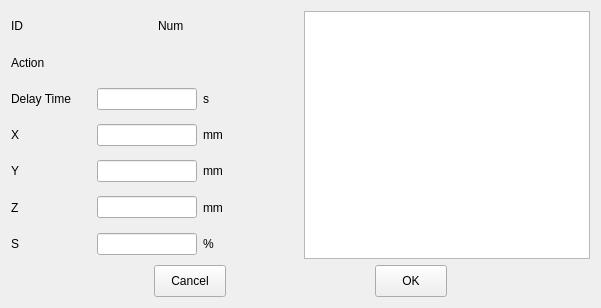
<?xml version="1.0" encoding="UTF-8"?>
<ui version="4.0">
 <class>ICHCEditorDialog</class>
 <widget class="QDialog" name="ICHCEditorDialog">
  <property name="geometry">
   <rect>
    <x>0</x>
    <y>0</y>
    <width>601</width>
    <height>308</height>
   </rect>
  </property>
  <property name="windowTitle">
   <string>Edit</string>
  </property>
  <property name="windowIcon">
   <iconset resource="../resource.qrc">
    <normaloff>:/resource/parameter.png</normaloff>:/resource/parameter.png</iconset>
  </property>
  <layout class="QVBoxLayout" name="verticalLayout_2">
   <item>
    <layout class="QHBoxLayout" name="horizontalLayout_9">
     <item>
      <layout class="QVBoxLayout" name="verticalLayout">
       <item>
        <layout class="QHBoxLayout" name="horizontalLayout">
         <item>
          <widget class="QLabel" name="label">
           <property name="text">
            <string>ID</string>
           </property>
          </widget>
         </item>
         <item>
          <widget class="QLabel" name="idLabel">
           <property name="text">
            <string/>
           </property>
          </widget>
         </item>
         <item>
          <widget class="QLabel" name="label_3">
           <property name="text">
            <string>Num</string>
           </property>
          </widget>
         </item>
         <item>
          <widget class="QLabel" name="numLabel">
           <property name="text">
            <string/>
           </property>
          </widget>
         </item>
        </layout>
       </item>
       <item>
        <layout class="QHBoxLayout" name="horizontalLayout_2">
         <item>
          <widget class="QLabel" name="label_2">
           <property name="text">
            <string>Action</string>
           </property>
          </widget>
         </item>
         <item>
          <widget class="QLabel" name="actionLabel">
           <property name="text">
            <string/>
           </property>
          </widget>
         </item>
        </layout>
       </item>
       <item>
        <layout class="QHBoxLayout" name="horizontalLayout_3">
         <item>
          <widget class="QLabel" name="label_4">
           <property name="minimumSize">
            <size>
             <width>80</width>
             <height>0</height>
            </size>
           </property>
           <property name="text">
            <string>Delay Time</string>
           </property>
          </widget>
         </item>
         <item>
          <widget class="ICLineEditWithVirtualNumericKeypad" name="delayTimeLineEdit">
           <property name="minimumSize">
            <size>
             <width>100</width>
             <height>0</height>
            </size>
           </property>
           <property name="maximumSize">
            <size>
             <width>100</width>
             <height>16777215</height>
            </size>
           </property>
          </widget>
         </item>
         <item>
          <widget class="QLabel" name="label_13">
           <property name="text">
            <string>s</string>
           </property>
          </widget>
         </item>
         <item>
          <spacer name="horizontalSpacer">
           <property name="orientation">
            <enum>Qt::Horizontal</enum>
           </property>
           <property name="sizeHint" stdset="0">
            <size>
             <width>40</width>
             <height>20</height>
            </size>
           </property>
          </spacer>
         </item>
        </layout>
       </item>
       <item>
        <layout class="QHBoxLayout" name="horizontalLayout_4">
         <item>
          <widget class="QLabel" name="label_5">
           <property name="minimumSize">
            <size>
             <width>80</width>
             <height>0</height>
            </size>
           </property>
           <property name="text">
            <string>X</string>
           </property>
          </widget>
         </item>
         <item>
          <widget class="ICLineEditWithVirtualNumericKeypad" name="xLineEdit">
           <property name="minimumSize">
            <size>
             <width>100</width>
             <height>0</height>
            </size>
           </property>
           <property name="maximumSize">
            <size>
             <width>100</width>
             <height>16777215</height>
            </size>
           </property>
          </widget>
         </item>
         <item>
          <widget class="QLabel" name="label_11">
           <property name="text">
            <string>mm</string>
           </property>
          </widget>
         </item>
         <item>
          <spacer name="horizontalSpacer_2">
           <property name="orientation">
            <enum>Qt::Horizontal</enum>
           </property>
           <property name="sizeHint" stdset="0">
            <size>
             <width>40</width>
             <height>20</height>
            </size>
           </property>
          </spacer>
         </item>
        </layout>
       </item>
       <item>
        <layout class="QHBoxLayout" name="horizontalLayout_5">
         <item>
          <widget class="QLabel" name="label_6">
           <property name="minimumSize">
            <size>
             <width>80</width>
             <height>0</height>
            </size>
           </property>
           <property name="text">
            <string>Y</string>
           </property>
          </widget>
         </item>
         <item>
          <widget class="ICLineEditWithVirtualNumericKeypad" name="yLineEdit">
           <property name="minimumSize">
            <size>
             <width>100</width>
             <height>0</height>
            </size>
           </property>
           <property name="maximumSize">
            <size>
             <width>100</width>
             <height>16777215</height>
            </size>
           </property>
          </widget>
         </item>
         <item>
          <widget class="QLabel" name="label_10">
           <property name="text">
            <string>mm</string>
           </property>
          </widget>
         </item>
         <item>
          <spacer name="horizontalSpacer_3">
           <property name="orientation">
            <enum>Qt::Horizontal</enum>
           </property>
           <property name="sizeHint" stdset="0">
            <size>
             <width>40</width>
             <height>20</height>
            </size>
           </property>
          </spacer>
         </item>
        </layout>
       </item>
       <item>
        <layout class="QHBoxLayout" name="horizontalLayout_6">
         <item>
          <widget class="QLabel" name="label_7">
           <property name="minimumSize">
            <size>
             <width>80</width>
             <height>0</height>
            </size>
           </property>
           <property name="text">
            <string>Z</string>
           </property>
          </widget>
         </item>
         <item>
          <widget class="ICLineEditWithVirtualNumericKeypad" name="zLineEdit">
           <property name="minimumSize">
            <size>
             <width>100</width>
             <height>0</height>
            </size>
           </property>
           <property name="maximumSize">
            <size>
             <width>100</width>
             <height>16777215</height>
            </size>
           </property>
          </widget>
         </item>
         <item>
          <widget class="QLabel" name="label_12">
           <property name="text">
            <string>mm</string>
           </property>
          </widget>
         </item>
         <item>
          <spacer name="horizontalSpacer_4">
           <property name="orientation">
            <enum>Qt::Horizontal</enum>
           </property>
           <property name="sizeHint" stdset="0">
            <size>
             <width>40</width>
             <height>20</height>
            </size>
           </property>
          </spacer>
         </item>
        </layout>
       </item>
       <item>
        <layout class="QHBoxLayout" name="horizontalLayout_7">
         <item>
          <widget class="QLabel" name="label_8">
           <property name="minimumSize">
            <size>
             <width>80</width>
             <height>0</height>
            </size>
           </property>
           <property name="text">
            <string>S</string>
           </property>
          </widget>
         </item>
         <item>
          <widget class="ICLineEditWithVirtualNumericKeypad" name="speedLineEdit">
           <property name="minimumSize">
            <size>
             <width>100</width>
             <height>0</height>
            </size>
           </property>
           <property name="maximumSize">
            <size>
             <width>100</width>
             <height>16777215</height>
            </size>
           </property>
          </widget>
         </item>
         <item>
          <widget class="QLabel" name="label_9">
           <property name="text">
            <string>%</string>
           </property>
          </widget>
         </item>
         <item>
          <spacer name="horizontalSpacer_5">
           <property name="orientation">
            <enum>Qt::Horizontal</enum>
           </property>
           <property name="sizeHint" stdset="0">
            <size>
             <width>40</width>
             <height>20</height>
            </size>
           </property>
          </spacer>
         </item>
        </layout>
       </item>
      </layout>
     </item>
     <item>
      <widget class="QListWidget" name="actionsListWidget">
       <property name="editTriggers">
        <set>QAbstractItemView::NoEditTriggers</set>
       </property>
       <property name="showDropIndicator" stdset="0">
        <bool>false</bool>
       </property>
       <property name="alternatingRowColors">
        <bool>true</bool>
       </property>
      </widget>
     </item>
    </layout>
   </item>
   <item>
    <layout class="QHBoxLayout" name="horizontalLayout_8">
     <item>
      <widget class="QToolButton" name="cancelToolButton">
       <property name="minimumSize">
        <size>
         <width>72</width>
         <height>32</height>
        </size>
       </property>
       <property name="maximumSize">
        <size>
         <width>72</width>
         <height>32</height>
        </size>
       </property>
       <property name="text">
        <string>Cancel</string>
       </property>
      </widget>
     </item>
     <item>
      <widget class="QToolButton" name="okToolButton">
       <property name="minimumSize">
        <size>
         <width>72</width>
         <height>32</height>
        </size>
       </property>
       <property name="maximumSize">
        <size>
         <width>72</width>
         <height>32</height>
        </size>
       </property>
       <property name="text">
        <string>OK</string>
       </property>
      </widget>
     </item>
    </layout>
   </item>
  </layout>
 </widget>
 <customwidgets>
  <customwidget>
   <class>ICLineEditWithVirtualNumericKeypad</class>
   <extends>QLineEdit</extends>
   <header>iclineeditwithvirtualnumerickeypad.h</header>
  </customwidget>
 </customwidgets>
 <resources>
  <include location="../resource.qrc"/>
 </resources>
 <connections/>
</ui>
